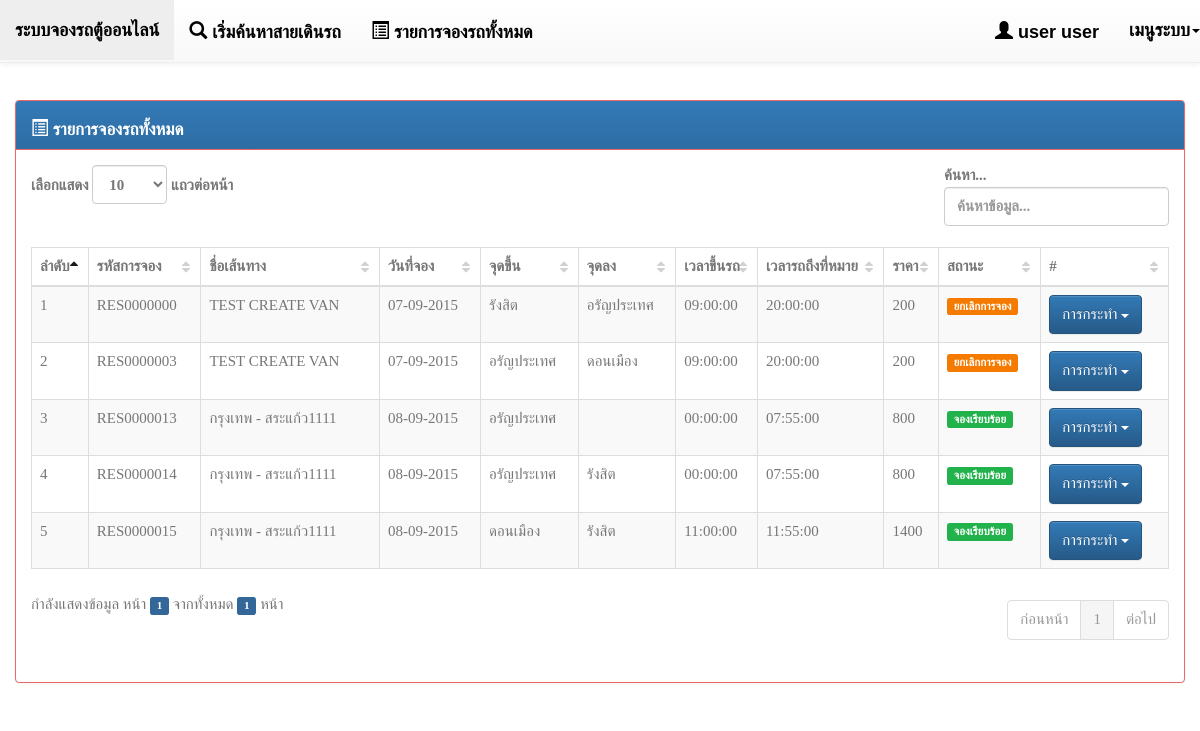
Screenshot of /frontend/index.php?page=history_reserve (signed in) with the database file from the repository.
### tables this page shows
CREATE TABLE IF NOT EXISTS `reserve` (
  `rs_id` int(11) NOT NULL,
  `rs_code` varchar(10) NOT NULL,
  `cus_id` int(11) NOT NULL COMMENT 'รหัสลูกค้า',
  `v_id` int(11) NOT NULL COMMENT 'รหัสรถตู้ที่จอง',
  `rs_price` int(11) NOT NULL COMMENT 'ราคาต้องชำระ',
  `rs_usabledate` date NOT NULL COMMENT 'วันที่ใช้งาน',
  `vp_idstart` int(11) NOT NULL COMMENT 'สถานที่ขึ้้น',
  `vp_idend` int(11) NOT NULL COMMENT 'สสถานที่ลง',
  `vt_id` int(11) NOT NULL,
  `rs_createdate` datetime NOT NULL,
  `rs_updateby` int(11) NOT NULL,
  `rs_status` int(2) NOT NULL COMMENT 'สถานะการจอง  ''0'' => ''จองเรียบร้อย'',         ''1'' => ''จ่ายเงินเรียบร้อย'',         ''2'' => ''ยกเลิกการจอง'',         ''3'' => ''เกินระยะเวลาการชำระเงิน'''
);

CREATE TABLE IF NOT EXISTS `van` (
  `v_id` int(11) NOT NULL COMMENT 'รหัสรถตู้',
  `v_name` varchar(255) NOT NULL COMMENT 'ชื่อสายรถตู้',
  `v_detail` text NOT NULL COMMENT 'รายละเอียด',
  `v_company` int(11) NOT NULL COMMENT 'บริษัท',
  `v_chair` int(2) NOT NULL,
  `v_roadlength` int(11) NOT NULL DEFAULT '0' COMMENT 'ระยะทาง',
  `v_updatedate` date NOT NULL,
  `v_updateby` int(11) NOT NULL
);

CREATE TABLE IF NOT EXISTS `van_time` (
  `vt_id` int(11) NOT NULL,
  `v_id` int(11) NOT NULL,
  `vt_drivestart` time NOT NULL,
  `vt_driveend` time NOT NULL,
  `vt_driver` int(11) NOT NULL,
  `vt_updatedate` date NOT NULL
);

### mysql_con/PDOMysql.php (called while the page is built, shortened)
<?php
class PDOMysql {
    private static $DSN = "mysql:host=localhost;dbname=db_van";
    private static $USERNAME = "root";
    private static $PASSWORD = "";
    private static $OPTIONS = array(
        PDO::MYSQL_ATTR_INIT_COMMAND => 'SET NAMES utf8',
    );
    public $conn = null;
    public function open() {
        try {
            $this->conn = new PDO(self::$DSN, self::$USERNAME, self::$PASSWORD, self::$OPTIONS);
        } catch (PDOException $e) {
            print "Error!: " . $e->getMessage() . "<br/>";
            die();
        }
        return $this->conn;
    }
}

### actionDb/variableGlobal.php (called while the page is built, shortened)
<?php
function arrayReserveStatus() {
    return array(
        '0' => array(
            'BGCOLOR' => 'success',
            'NAME' => 'จองเรียบร้อย'
        ),
        '1' => array(
            'BGCOLOR' => 'success',
            'NAME' => 'จ่ายเงินเรียบร้อย'
        ),
        '2' => array(
            'BGCOLOR' => 'danger',
            'NAME' => 'ยกเลิกการจอง'
        ),
        '3' => array(
            'BGCOLOR' => 'warning',
            'NAME' => 'เกินระยะเวลาการชำระเงิน'
        ),
    );
}
function getDataListByKey($params, $list, $keyName) {
    $array = $list;
    if (isset($params)):
        $result = "";
        foreach ($array as $key => $value):
            if ($key == strval($params)) {
                $result = $value[$keyName];
            }
        endforeach;
        return $result;
    endif;
}

### frontend/history_reserve.php (the view, shortened to what this page needs)
<?php
$authen = (empty($_SESSION['person']) ? '' : $_SESSION['person']);
include '../mysql_con/PDOMysql.php';
?>
<div class="panel panel-primary">
    <div class="panel-heading clearfix">
        <h4 class="panel-title pull-left" style="padding-top: 7.5px;">
            <i class="glyphicon glyphicon-list-alt"></i> รายการจองรถทั้งหมด
        </h4>
    </div>
    <div class="panel-body">
        <table class="table table-striped table-bordered dataTable dt-responsive">
            <thead>
                <tr>
                    <th>ลำดับ</th>
                    <th>รหัสการจอง</th>
                    <th>ชื่อเส้นทาง</th>
                    <th>วันที่จอง</th>
                    <th>จุดขึ้น</th>
                    <th>จุดลง</th>
                    <th>เวลาขึ้นรถ</th>
                    <th>เวลารถถึงที่หมาย</th>
                    <th>ราคา</th>
                    <th>สถานะ</th>
                    <th>#</th>
                </tr>
            </thead>
            <tbody>
                <?php
                $pdo = new PDOMysql();
                $pdo->conn = $pdo->open();
                $sql = " SELECT  `rs_id`,rs_code,";
                $sql .= " (SELECT CONCAT(fname, ' ', lname) FROM person p WHERE p.id = r.cus_id) customer_name,";
                $sql .= " v.v_id,`rs_price`,";
                $sql .= " DATE_FORMAT(`rs_usabledate`,'%d-%m-%Y') usableddate,";
                $sql .= " (SELECT pvp_name FROM province_place pvp WHERE pvp.pvp_id = r.vp_idstart) place_begin_name,";
                $sql .= " (SELECT pvp_name FROM province_place pvp WHERE pvp.pvp_id = r.vp_idend) place_end_name,";
                $sql .= " vt.vt_id,";
                $sql .= " DATE_FORMAT(`rs_createdate`,'%d-%m-%Y') reserve_date,";
                $sql .= " `rs_updateby`,`rs_status`,";
                $sql .= " `v_name`,`v_detail`,`v_company`,`v_chair`,`v_roadlength`,";
                $sql .= " `v_updatedate`,`v_updateby`,vt.vt_id,`vt_drivestart`,`vt_driveend`,";
                $sql .= " `vt_driver`,`vt_updatedate`";
                $sql .= " FROM reserve r";
                $sql .= " LEFT JOIN van v ON v.v_id = r.v_id";
                $sql .= " LEFT JOIN van_time vt ON vt.vt_id = r.vt_id";
                $sql .= " WHERE r.cus_id =:authen_id";
                $stmt = $pdo->conn->prepare($sql);
                $stmt->execute(array(':authen_id' => $authen->id));
                $result = $stmt->fetchAll(PDO::FETCH_OBJ);
                ?>
                <?php foreach ($result as $key => $value) { ?>
                    <tr>
                        <td style="width: 5%;"><?= ($key + 1) ?></td>
                        <td nowrap><?= $value->rs_code ?></td>
                        <td nowrap><?= $value->v_name ?></td>
                        <td nowrap><?= $value->reserve_date ?></td>
                        <td><?= $value->place_begin_name ?></td>
                        <td><?= $value->place_end_name ?></td>
                        <td><?= $value->vt_drivestart ?></td>
                        <td><?= $value->vt_driveend ?></td>
                        <td><?= $value->rs_price ?></td>
                        <td>
                            <span class="label label-<?= getDataListByKey($value->rs_status, arrayReserveStatus(), 'BGCOLOR') ?>">
                                <?= getDataListByKey($value->rs_status, arrayReserveStatus(), 'NAME') ?>
                            </span>
                        </td>
                        <td>
                            <div class="dropdown">
                                <button class="btn btn-primary dropdown-toggle" type="button" data-toggle="dropdown">
                                    การกระทำ
                                    <span class="caret"></span>
                                </button>
                            </div>
                        </td>
                    </tr>
                <?php } ?>
            </tbody>
        </table>
    </div>
</div>

### assets/datatables/dataTables.css (style rules this page uses)
.dataTables_wrapper table { margin-top:10px; }
table.table { clear: both; margin-bottom: 10px !important; max-width: none !important; }
table.table thead .sorting, table.table thead .sorting_asc, table.table thead .sorting_desc, table.table thead .sorting_asc_disabled, table.table thead .sorting_desc_disabled { cursor: pointer; *cursor: hand; }
table.table thead .sorting { background: url('images/sort_both.png') no-repeat center right; }
table.table thead .sorting_asc { background: url('images/sort_asc.png') no-repeat center right; }

### rows the page displays
reserve: rs_code "RES0000000", v.v_name "TEST CREATE VAN", reserve_date "07-09-2015", place_begin_name "รังสิต", place_end_name "อรัญประเทศ", vt.vt_drivestart "09:00:00", vt.vt_driveend "20:00:00", rs_price "200", rs_status "ยกเลิกการจอง"
reserve: rs_code "RES0000003", v.v_name "TEST CREATE VAN", reserve_date "07-09-2015", place_begin_name "อรัญประเทศ", place_end_name "ดอนเมือง", vt.vt_drivestart "09:00:00", vt.vt_driveend "20:00:00", rs_price "200", rs_status "ยกเลิกการจอง"
reserve: rs_code "RES0000013", v.v_name "กรุงเทพ - สระแก้ว1111", reserve_date "08-09-2015", place_begin_name "อรัญประเทศ", vt.vt_drivestart "00:00:00", vt.vt_driveend "07:55:00", rs_price "800", rs_status "จองเรียบร้อย"
reserve: rs_code "RES0000014", v.v_name "กรุงเทพ - สระแก้ว1111", reserve_date "08-09-2015", place_begin_name "อรัญประเทศ", place_end_name "รังสิต", vt.vt_drivestart "00:00:00", vt.vt_driveend "07:55:00", rs_price "800", rs_status "จองเรียบร้อย"
reserve: rs_code "RES0000015", v.v_name "กรุงเทพ - สระแก้ว1111", reserve_date "08-09-2015", place_begin_name "ดอนเมือง", place_end_name "รังสิต", vt.vt_drivestart "11:00:00", vt.vt_driveend "11:55:00", rs_price "1400", rs_status "จองเรียบร้อย"

### other values shown
$person->fname "user"
$person->lname "user"
